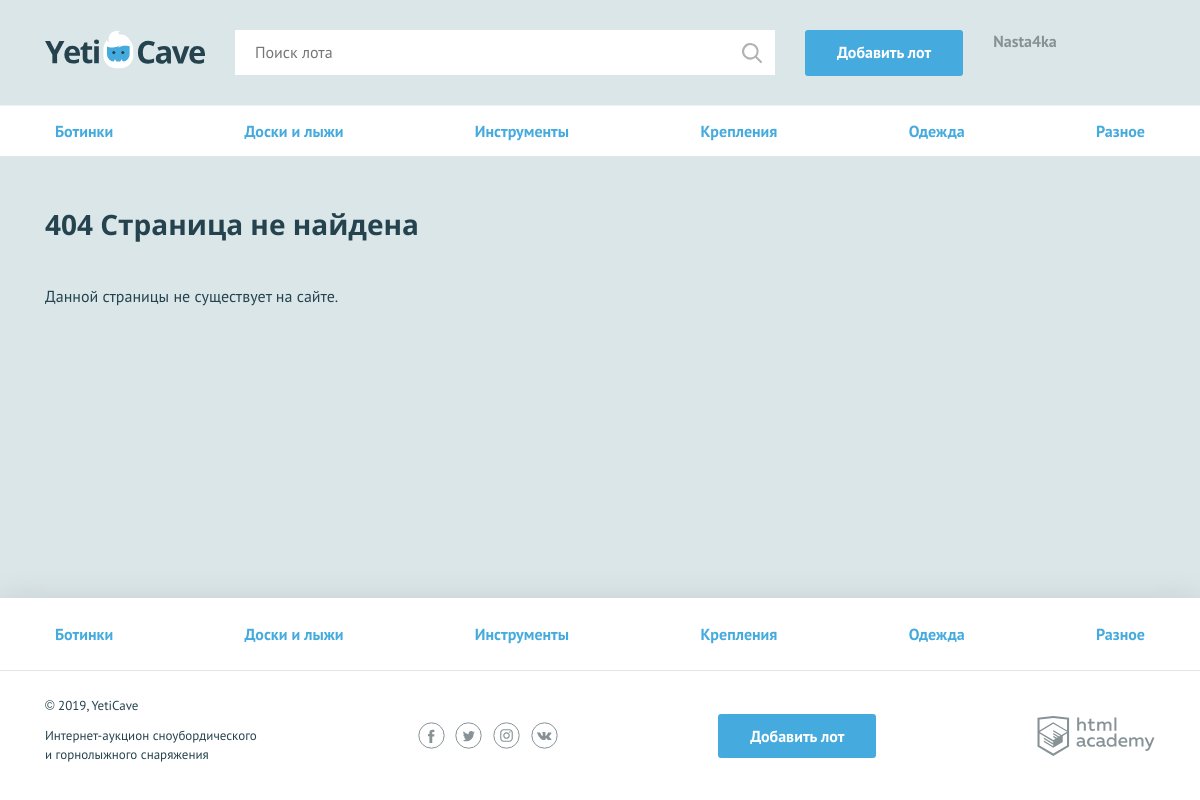
Screenshot of /lot.php with the database file from the repository.
### tables this page shows
CREATE TABLE categories (
id INT AUTO_INCREMENT PRIMARY KEY,
category VARCHAR(100) NOT NULL UNIQUE
);

### functions.php (called while the page is built, shortened)
<?php
function include_template($name, $data) {
$name = 'templates/' . $name;
extract($data);
require $name;
$result = ob_get_clean();
return $result;
}
function esc($str) {
$text = htmlspecialchars($str);
return $text;
};
function get_categories($con) {
    $categories = [];
    $sql = 'SELECT * FROM categories';
    $result = mysqli_query($con, $sql);
    if ($result) {
        $categories = mysqli_fetch_all($result, MYSQLI_ASSOC);
    }
    return $categories;
}

### templates/error.php (the view, shortened to what this page needs)
<!DOCTYPE html>
<html lang="ru">
<head>
    <link href="../css/normalize.min.css" rel="stylesheet">
    <link href="../css/style.css" rel="stylesheet">
</head>
<body>
<div class="page-wrapper">
    <header class="main-header">
        <div class="main-header__container container">
            <a class="main-header__logo" href="index.php">
                <img src="img/logo.svg" width="160" height="39" alt="Логотип компании YetiCave">
            </a>
            <form class="main-header__search" method="get" action="https://echo.htmlacademy.ru">
                <input type="search" name="search" placeholder="Поиск лота">
                <input class="main-header__search-btn" type="submit" name="find" value="Найти">
            </form>
            <a class="main-header__add-lot button" href="add.php">Добавить лот</a>
            <nav class="user-menu">
                <?php if($is_auth === 1): ?>
                    <div class="user-menu__logged">
                        <p><?= $user_name; ?></p>
                    </div>
                <?php endif; ?>
            </nav>
        </div>
    </header>
    <main>
        <nav class="nav">
            <ul class="nav__list container">
                <?php foreach ($categories as $value): ?>
                    <li class="nav__item">
                        <a href="pages/all-lots.html"><?= esc($value['category']); ?></a>
                    </li>
                <?php endforeach; ?>
            </ul>
        </nav>
        <section class="lot-item container">
            <h2>404 Страница не найдена</h2>
            <p>Данной страницы не существует на сайте.</p>
        </section>
    </main>
</div>
<footer class="main-footer">
    <nav class="nav">
        <ul class="nav__list container">
            <?php foreach ($categories as $value): ?>
                <li class="nav__item">
                    <a href="pages/all-lots.html"><?= esc($value['category']); ?></a>
                </li>
            <?php endforeach; ?>
        </ul>
    </nav>
    <div class="main-footer__bottom container">
        <div class="main-footer__copyright">
            <p>© 2019, YetiCave</p>
            <p>Интернет-аукцион сноубордического и горнолыжного снаряжения</p>
        </div>
        <div class="main-footer__social social">
            <a class="social__link social__link--facebook" href="#">
            </a>
            <a class="social__link social__link--twitter" href="#">
            </a>
            <a class="social__link social__link--instagram" href="#">
            </a>
            <a class="social__link social__link--vkontakte" href="#">
            </a>
        </div>
        <a class="main-footer__add-lot button" href="add.php">Добавить лот</a>
        <div class="main-footer__developed-by">
            <a class="logo-academy" href="https://htmlacademy.ru/intensive/php">
            </a>
        </div>
    </div>
</footer>
</body>
</html>

### css/style.css (style rules this page uses)
html, body { height: 100%; }
.page-wrapper { display: flex; flex-direction: column; min-height: 100%; margin-bottom: -202px; }
.page-wrapper::after { content: ""; display: block; }
.page-wrapper::after { height: 85px; }
main { margin-bottom: 202px; }
body { min-width: 1140px; background-color: #dbe6e9; font-family: "PT Sans", sans-serif; font-weight: 400; font-size: 16px; line-height: 26px; color: #25434e; }
a { text-decoration: none; }
h2 { margin: 0; font-family: "Open Sans", sans-serif; font-size: 28px; line-height: 35px; font-weight: 700; }
.container { width: 1110px; margin: 0 auto; padding: 0 15px; }
.button { display: block; padding: 9px 32px; background-color: #45abde; color: #ffffff; text-align: center; font-weight: 700; border: none; border-radius: 3px; }
.main-header { padding: 30px 0 29px; border-bottom: 1px solid rgba(255, 255, 255, 0.5); }
.main-header__container { display: -webkit-flex; display: -ms-flexbox; display: flex; -webkit-justify-content: flex-start; -ms-flex-pack: start; justify-content: flex-start; }
.main-header__logo { display: block; margin-right: 30px; }
.main-header__search { position: relative; width: 540px; margin-right: 30px; }
.main-header__search input[type="search"] { width: 100%; padding: 8px 19px 9px 19px; border: 1px solid #ffffff; }
.main-header__search-btn { content: ""; position: absolute; top: 3px; right: 3px; width: 20px; height: 20px; padding: 20px; background: url("../img/search.svg") center no-repeat; opacity: 0.3; border: 0; font-size: 0; }
.main-header__add-lot { max-width: 160px; margin-right: 30px; }
.user-menu { display: -webkit-flex; display: -ms-flexbox; display: flex; }
.user-menu__logged { color: #879296; line-height: 22px; }
.user-menu__logged p { font-weight: 700; margin: 0; }
.main-footer { background-color: #ffffff; box-shadow: 0 0 30px 0 rgba(0, 0, 0, 0.1); }
.main-footer__bottom { display: -webkit-flex; display: -ms-flexbox; display: flex; -webkit-justify-content: space-between; -ms-flex-pack: justify; justify-content: space-between; -webkit-align-items: center; -ms-flex-align: center; align-items: center; padding: 25px 0; }
.main-footer__copyright { max-width: 212px; }
.main-footer__copyright p { margin: 0; margin-bottom: 11px; font-size: 13px; line-height: 19px; }
.main-footer__social { width: 140px; }
.social { display: -webkit-flex; display: -ms-flexbox; display: flex; -webkit-justify-content: space-between; -ms-flex-pack: justify; justify-content: space-between; -webkit-flex-wrap: wrap; -ms-flex-wrap: wrap; flex-wrap: wrap; }
.social__link { width: 27px; height: 27px; }
.logo-academy { display: block; width: 118px; height: 40px; }
.nav { background-color: #ffffff; border-bottom: 1px solid #e1e6e7; }
.nav__list { display: -webkit-flex; display: -ms-flexbox; display: flex; -webkit-justify-content: space-between; -ms-flex-pack: justify; justify-content: space-between; -webkit-flex-wrap: wrap; -ms-flex-wrap: wrap; flex-wrap: wrap; list-style: none; }
.nav__item a { position: relative; display: block; padding: 12px 10px; font-weight: 700; color: #45abde; }
.nav__item a::before { content: ""; display: none; position: absolute; bottom: 0; width: calc(100% - 20px); height: 3px; background-color: #e2e5e6; }
.main-footer .nav__item a { padding: 23px 10px; }
.lot-item { padding-top: 50px; }
.lot-item h2 { padding-bottom: 25px; }

### rows the page displays
categories: category "Ботинки"
categories: category "Доски и лыжи"
categories: category "Инструменты"
categories: category "Крепления"
categories: category "Одежда"
categories: category "Разное"

### other values shown
$user_name "Nasta4ka"
